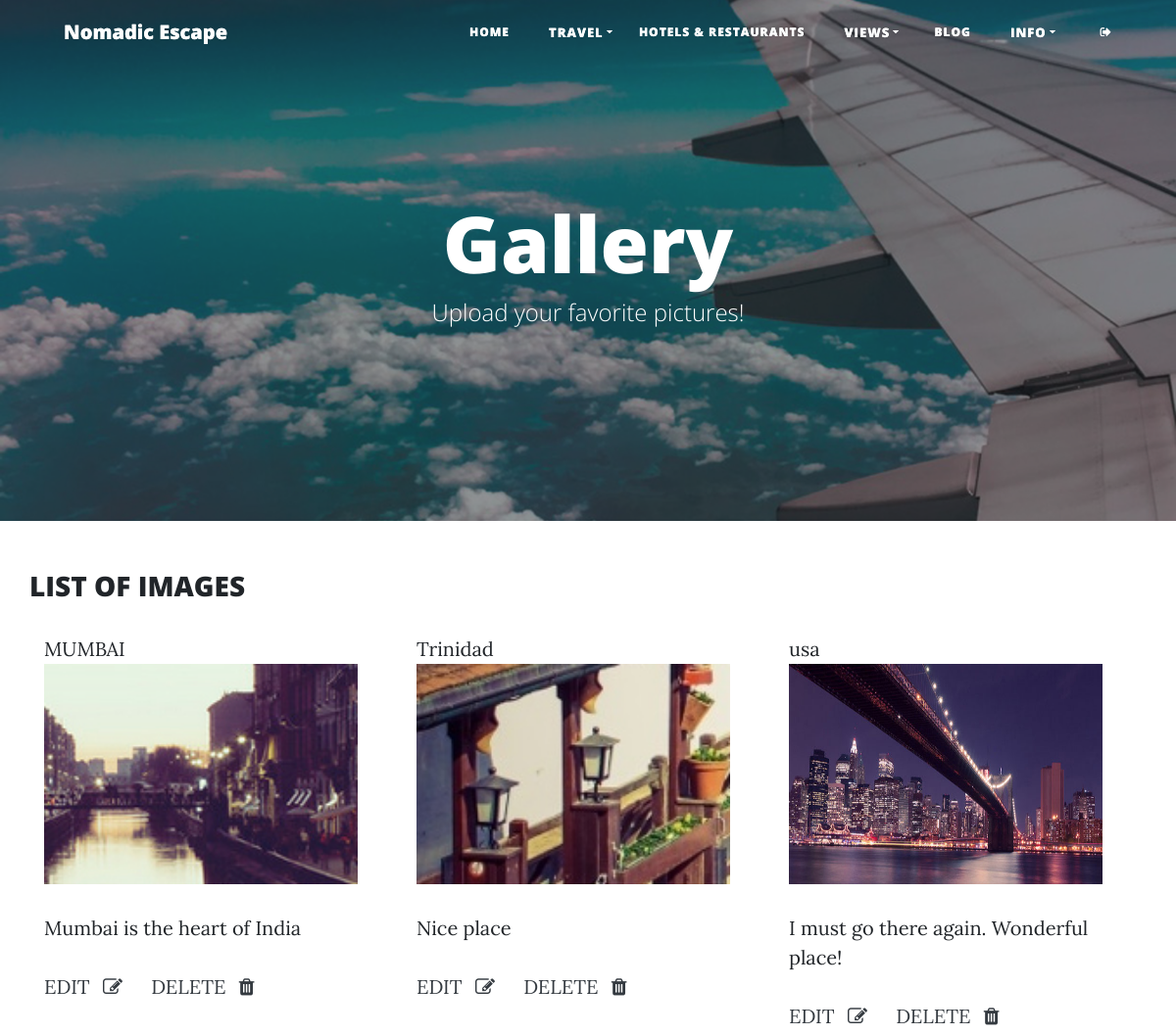
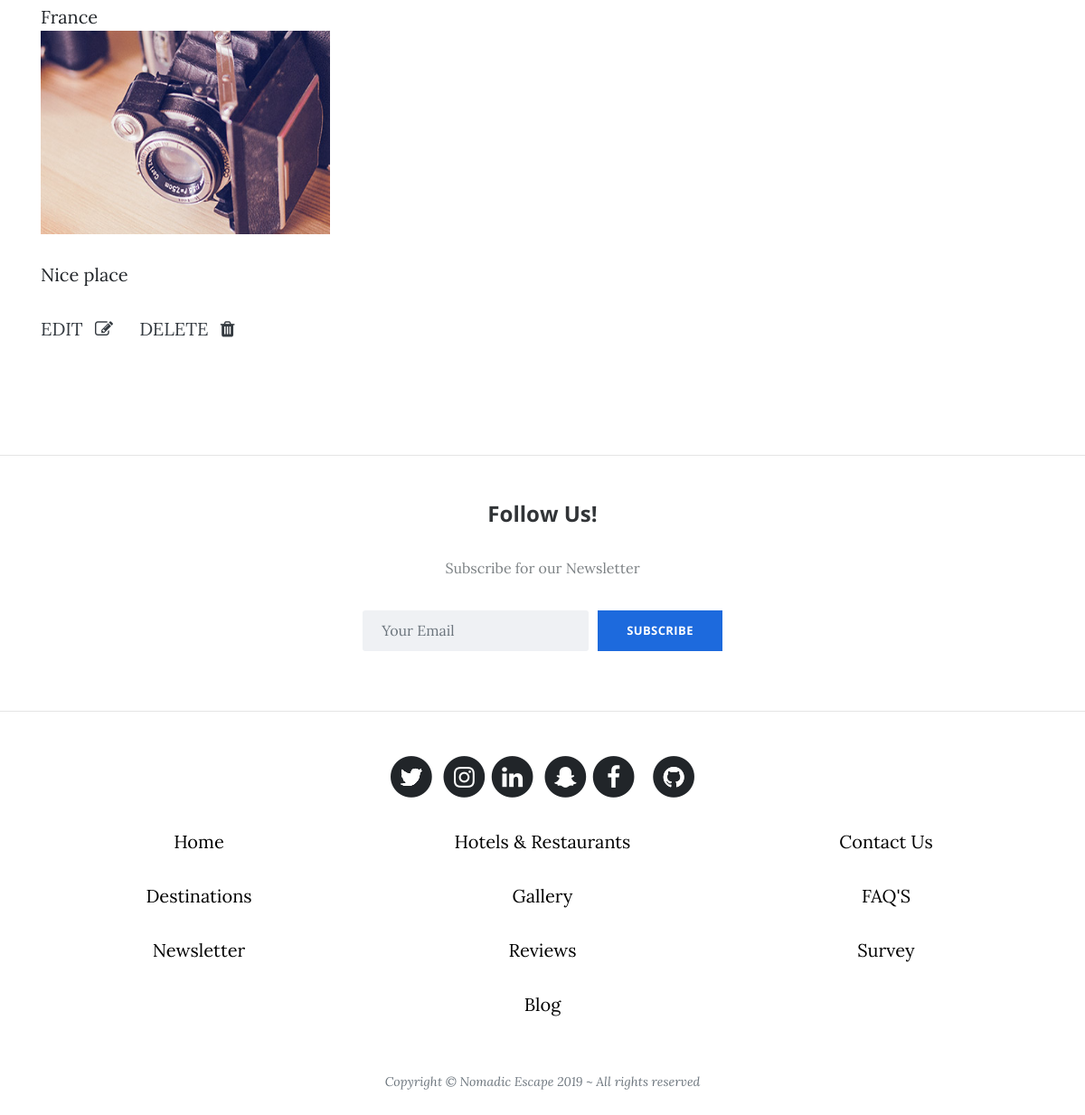
Page /Nomadic_Escape_Site/gallery.php on the committed database (2 pictures, top to bottom).
### tables this page shows
CREATE TABLE `gallery` (
  `img_id` int(11) NOT NULL,
  `image` varchar(50) NOT NULL,
  `destination` varchar(50) NOT NULL,
  `caption` varchar(250) NOT NULL
);

### Nomadic_Escape_Site/includes/Classes/gallery.php (called while the page is built, shortened)
<?php
class Gallery
{
    public function getAllimage($dbcon){
        $sql = "SELECT * FROM gallery";
        $pdo = $dbcon->prepare($sql);
        $pdo->execute();
        $imageData = $pdo->fetchAll(PDO::FETCH_OBJ);
        return $imageData;
    }
}
?>

### Nomadic_Escape_Site/gallery/allimage.php (the view, shortened to what this page needs)
<?php
require_once '../includes/database.php';
require_once '../includes/Classes/gallery.php';
$dbcon = Database::getDb();
$b = new Gallery();
$imageData =  $b->getAllimage($dbcon);
?>
<div class="container">
    <div class="row mb-4 mt-2">
        <h3>LIST OF IMAGES</h3>
    </div>
    <div class="row">
                <?php
                    if(sizeof($imageData) > 0) {
                        foreach($imageData as $image){
                            echo '<div class="col-lg-4 mb-2 line-content">
                                    <span>'.$image->destination.'</span>
                                    <img src="../images/'.$image->image.'" alt="image not found" width="320" height="225">
                                    <p>'.$image->caption.'</p>';
                            echo ' <a href="../gallery/updateImage.php?id='.$image->img_id.'"  class="text-dark">EDIT
                                    <i class="fa fa-edit ml-2"></i></a>
                                    <a onclick="javascript:confirmationDelete($(this));return false;"
                                    href="../gallery/deleteImage.php?id='.$image->img_id.'"
                                    class="text-dark ml-4">DELETE
                                    <i class="fa fa-trash ml-2"></i></a>
                                    </div>';
                        }
                    }
                    else {
                       echo '<div class="alert alert-info d-flex justify-content-center">
                                <strong>Sorry !</strong> No Result Found
                            </div>';
                    }
                ?>
    </div>
</div>

### Nomadic_Escape_Site/assets/css/AB/my.css (style rules this page uses)
#faqs li, a { list-style: none; }

### rows in the picture
gallery: destination "MUMBAI", image (picture), caption "Mumbai is the heart of India"
gallery: destination "Trinidad", image (picture), caption "Nice place"
gallery: destination "usa", image (picture), caption "I must go there again. Wonderful place!"
gallery: destination "France", image (picture), caption "Nice place"
